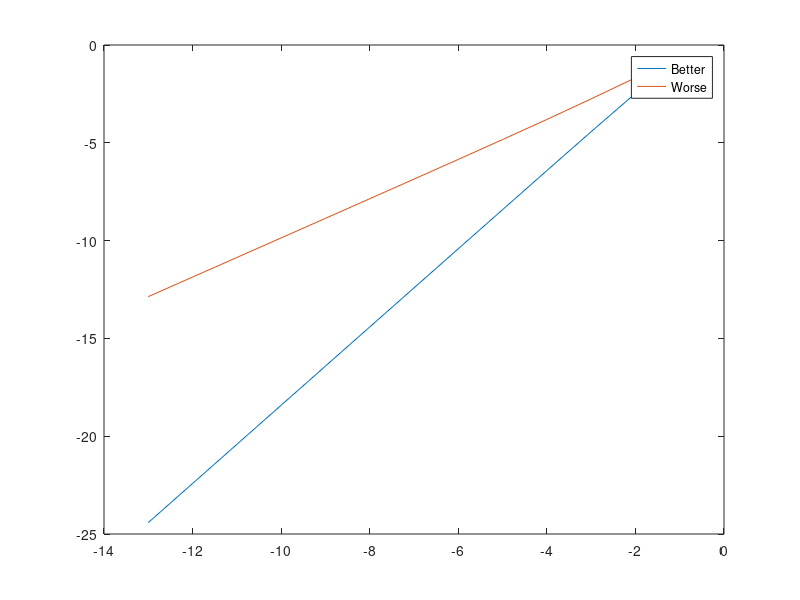

This chart was generated by the following MATLAB code:
% 03-30:
% 
% This version of the solver focuses on estimating the convergence of a
% problem with a known solution, specifically y' = xy, y(0)=1. It
% accomplishes the following:
% 1. Plots the estimated solution of the equation.
% 2. Plots the convergence in the conventional, easy to read, logarithmic
% scale, for both the (forward difference NOTE: I'm still unsure about
% what to call the methods exactly) and (central difference). Analytic
% calculations indicate that the first method should have the order of
% convergence one, and the second order of convergence two.
% 3. Checks the empirical order of convergence with polyfit MATLAB
% function.

close all
clear all
n = 2;
max_m = 13;
m = 1;
error = zeros(1,max_m);
error1 = zeros(1,max_m);

while m <= max_m
    n = 2.^m;  
    h = 1/n;
    H(m) = h;
    y = zeros(1,n+2);
    x = zeros(1,n+2);
    real = zeros(1,n+2);
    y(1) = 1;
%     y(2) = exp(h.^2/2);
% We can use the result of the worse algorithm with one step as a
% second initial value. We can also use the derivative at the initial value
% to estimate the second value.
    y(2) = 1;
    x(1) = 1;
    x(2) = y(2);
    real(1) = 1;
    real(2) = y(2);
    for i = 1:n-2
        x(i+2) = x(i+1) + h*(i+1)*h*x(i+1);
        y(i+2) = y(i) + 2*y(i+1)*h*h*(i+1);
        real(i+2) = exp((((i+2)*h).^2)/2);
    end
    error1(m) = max(abs(x-real));
    error(m) = max(abs(y-real));
    m = m+1;
end
% 
% semilogy(error)
% hold on
% semilogy(error1)
% legend('Better', 'Worse');
% Check SUBPLOTS
% plot(y(1:n-2))
% hold on
% plot(real)
% Check for y'(x) = sin(xy) + y
% y(0) = 1
% Plot against exp(x^2/2-x), exp(x)
% This below is for conventional form
Hflip = fliplr(H);
errorflip = fliplr(error);
errorflip1 = fliplr(error1);
plot(log2(Hflip), log2(errorflip))
hold on
plot(log2(Hflip), log2(errorflip1))
legend('Better' , 'Worse');
% % Plot a straight line to see if its perfectly straight
Q = polyfit(log2(Hflip(1:12)), log2(errorflip(1:12)),1)
R = polyfit(log2(Hflip(1:12)), log2(errorflip1(1:12)),1)
